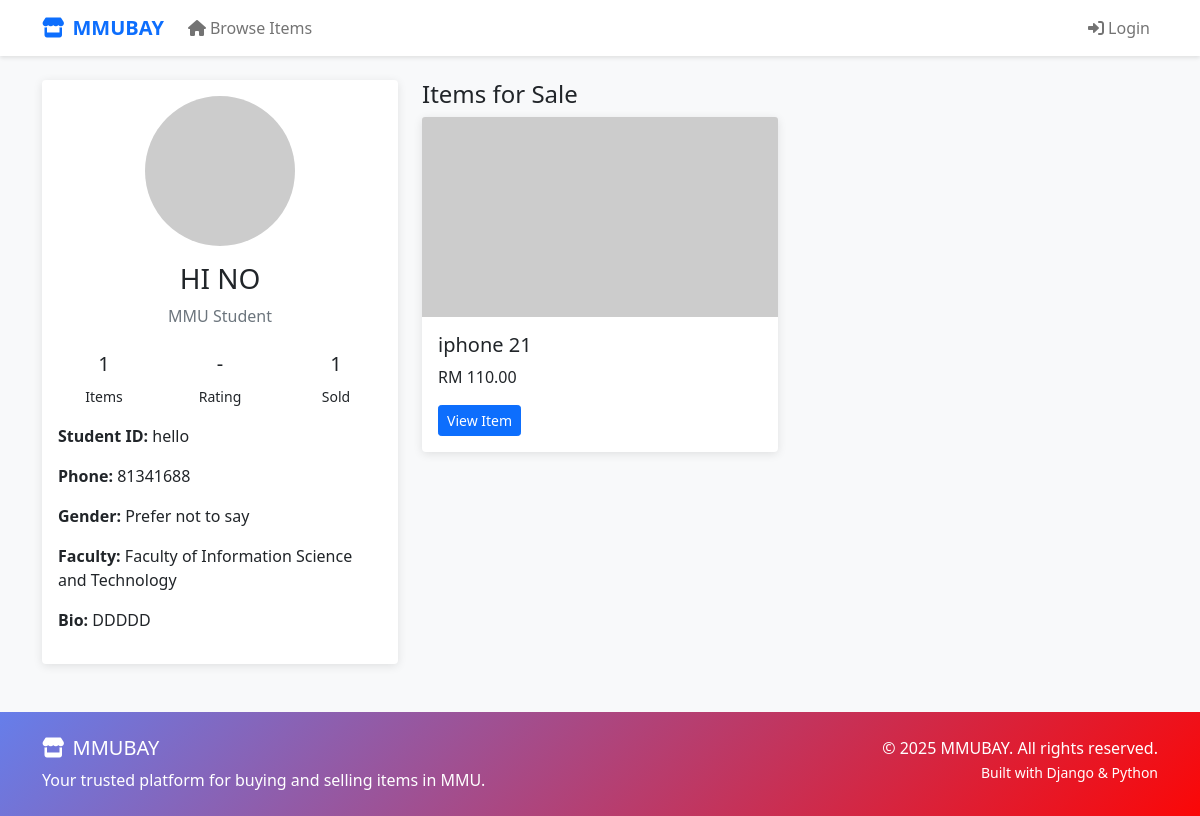
Page /market/profile/Dylan/ on the earlier database version.
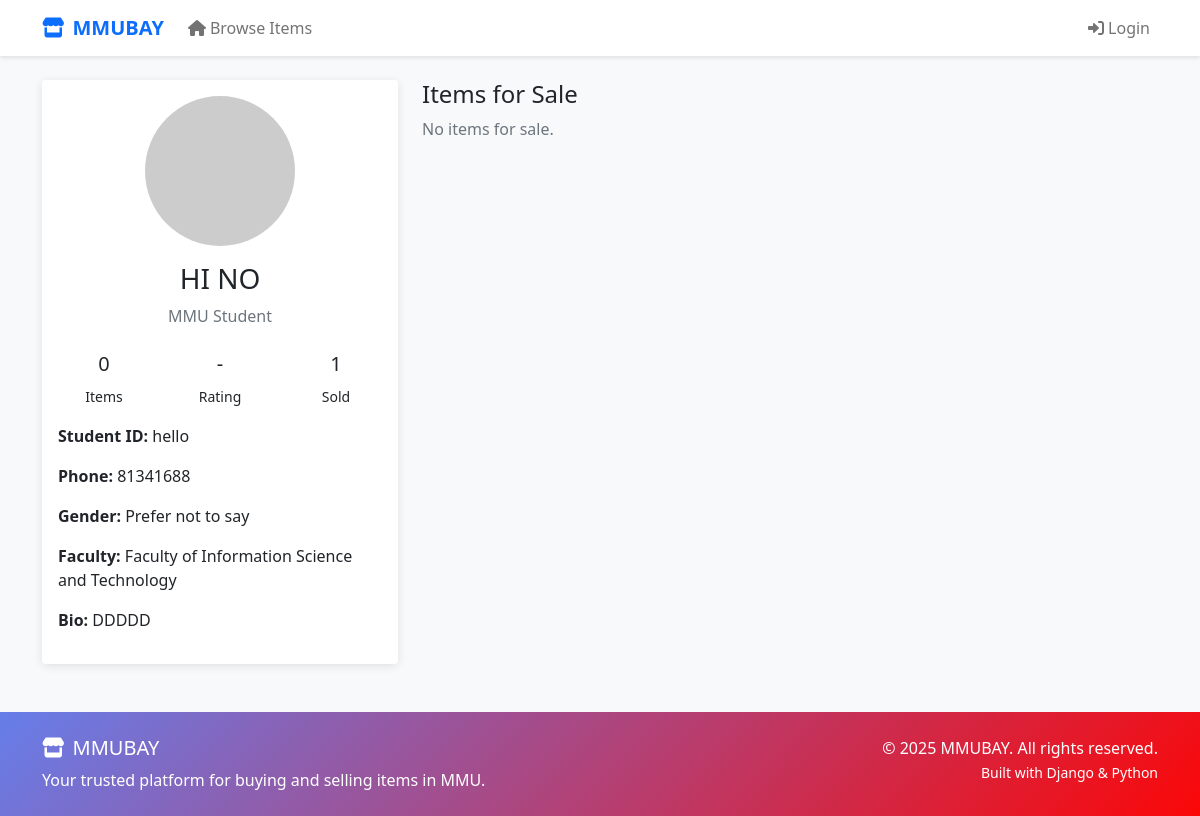
Same page on the later database version.
### market/models.py (models this page shows, shortened)
class Item(models.Model):
    CONDITION_CHOICES = [
        ("New", "New"),
        ("Used", "Used"),
    ]
    seller = models.ForeignKey(User, on_delete=models.CASCADE)
    title = models.CharField(max_length=200)
    description = models.TextField()
    category = models.CharField(max_length=100)
    price = models.DecimalField(max_digits=10, decimal_places=2)
    condition = models.CharField(max_length=20, choices=CONDITION_CHOICES)
    pickup_point = models.ForeignKey(PickupPoint, on_delete=models.SET_NULL, null=True)
    created_at = models.DateTimeField(auto_now_add=True)
    is_sold = models.BooleanField(default=False)
    class Meta:
        ordering = ['-created_at']

### market/views.py (the view)
# urls.py: path('profile/<str:username>/', views.view_profile, name='view_profile'),
def view_profile(request, username):
    try:
        profile_user = get_object_or_404(User, username=username)
        if not hasattr(profile_user, 'userprofile'):
            from accounts.models import UserProfile
            UserProfile.objects.create(user=profile_user, student_id=f"STD{profile_user.id:06d}")
        items = Item.objects.filter(seller=profile_user, is_sold=False)
        items_sold = profile_user.userprofile.items_sold
        items_bought = profile_user.userprofile.items_bought
        context = {
            'profile_user': profile_user,
            'items': items,
            'items_count': items.count(),
            'items_sold': items_sold,
            'items_bought': items_bought,  # 新增购买统计
            'rating': 0,  # 初始评分设为0
            'is_own_profile': request.user == profile_user,
        }
        return render(request, 'market/public_profile.html', context)
    except Exception as e:
        return redirect('profile')

### market/templates/market/public_profile.html (shortened to what the changed rows need)
{% extends 'market/base.html' %}
{% block content %}
<div class="container mt-4">
    <div class="row">
        <div class="col-md-4">
            <div class="card">
                <div class="card-body text-center">
                    <div class="row text-center mt-4">
                        <div class="col-4">
                            <h5>{{ items_count }}</h5>
                            <small>Items</small>
                        </div>
                    </div>
                </div>
            </div>
        </div>
        <div class="col-md-8">
            <div class="row">
                {% for item in items %}
                <div class="col-md-6 mb-3">
                    <div class="card">
                        <img src="{{ item.images.first.image.url|default:'https://via.placeholder.com/300' }}"
                             class="card-img-top" alt="{{ item.title }}" style="height: 200px; object-fit: cover;">
                        <div class="card-body">
                            <h5 class="card-title">{{ item.title }}</h5>
                            <p class="card-text">RM {{ item.price }}</p>
                            <a href="{% url 'item_detail' item.id %}" class="btn btn-primary btn-sm">View Item</a>
                        </div>
                    </div>
                </div>
                {% empty %}
                <div class="col-12">
                    <p class="text-muted">No items for sale.</p>
                </div>
                {% endfor %}
            </div>
        </div>
    </div>
</div>
{% endblock %}

Differences in the rows shown:
removed Item: title "iphone 21", price "110.00"
Other differences:
{{ items_count }}: "1" → "0"
text now shown: "No items for sale."
